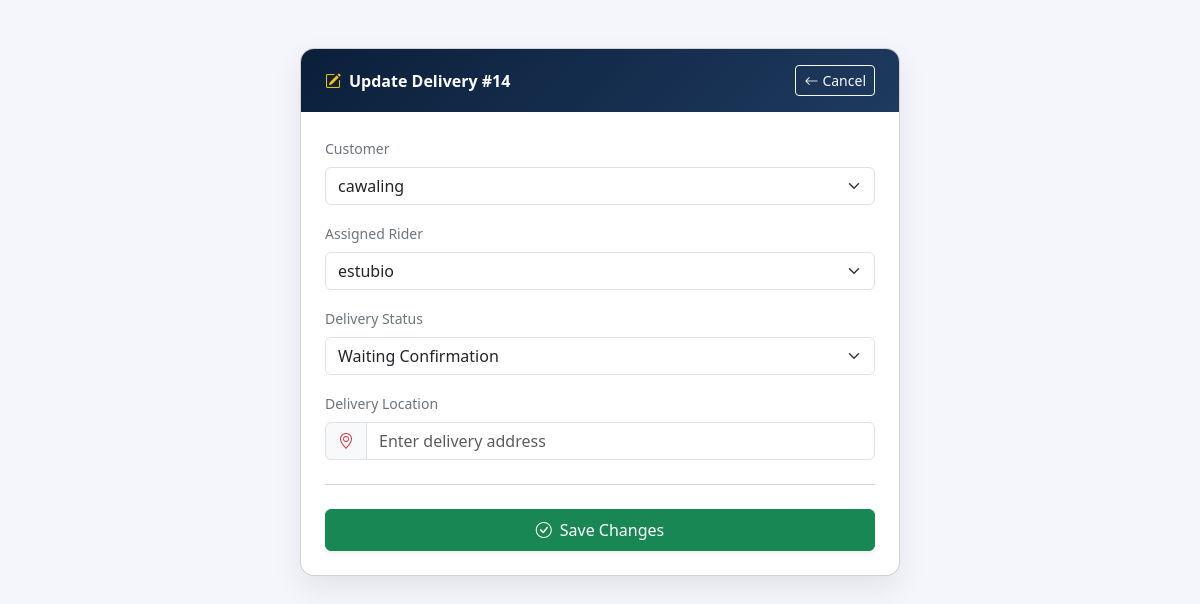
Page /delivery/update/14/ (signed in) on the committed database.
### core/models.py (models this page shows, shortened)
class Delivery(models.Model):
    STATUS_CHOICES = [
        ('Pending', 'Pending'),
        ('In Transit', 'In Transit'),
        ('Delivered', 'Delivered'),
        ('Failed', 'Failed'),
        ('Waiting Confirmation', 'Waiting Confirmation'),
    ]
    customer = models.ForeignKey(
        CustomUser,
        on_delete=models.CASCADE,
        related_name='customer_deliveries'
    )
    rider = models.ForeignKey(
        CustomUser,
        on_delete=models.SET_NULL,
        null=True,
        blank=True,
        related_name='rider_deliveries'
    )
    address = models.TextField()
    status = models.CharField(
        max_length=20,
        choices=STATUS_CHOICES,
        default='Pending'
    )
    confirmation_status = models.CharField(
        max_length=30,
        default='Pending'
    )
    latitude = models.FloatField(null=True, blank=True)
    longitude = models.FloatField(null=True, blank=True)
    expected_latitude = models.FloatField(null=True, blank=True)
    expected_longitude = models.FloatField(null=True, blank=True)
    alert_triggered = models.BooleanField(default=False)
    created_at = models.DateTimeField(auto_now_add=True)
    last_updated = models.DateTimeField(auto_now=True)
    customer_confirmed = models.BooleanField(default=False)
    rider_requested_confirmation = models.BooleanField(default=False)
    proof_image = models.ImageField(
        upload_to='proof/',
        null=True,
        blank=True
    )
    signature = models.ImageField(
        upload_to='signatures/',
        null=True,
        blank=True
    )

class CustomUser(AbstractUser):
    USER_TYPE_CHOICES = (
        ('admin', 'Admin'),
        ('rider', 'Rider'),
        ('customer', 'Customer'),
    )
    user_type = models.CharField(
        max_length=10,
        choices=USER_TYPE_CHOICES,
        default='customer'
    )
    address = models.TextField(blank=True, null=True)
    contact_number = models.CharField(
        max_length=20,
        blank=True,
        null=True
    )
    profile_picture = models.ImageField(
        upload_to='profiles/',
        null=True,
        blank=True
    )

### core/views.py (the view, shortened to what this page needs)
# urls.py: path('delivery/update/<int:pk>/', views.update_delivery, name='update_delivery'),
@login_required
def update_delivery(request, pk):
    delivery = get_object_or_404(Delivery, id=pk)
    customers = CustomUser.objects.filter(user_type='customer')
    riders = CustomUser.objects.filter(user_type='rider')
    return render(request, 'update_delivery.html', {
        'delivery': delivery,
        'customers': customers,
        'riders': riders
    })

### core/templates/update_delivery.html (shortened to what this page needs)
<!DOCTYPE html>
<html lang="en">
<head>
    <link href="https://cdn.jsdelivr.net/npm/bootstrap@5.3.0/dist/css/bootstrap.min.css" rel="stylesheet">
    <link href="https://cdn.jsdelivr.net/npm/bootstrap-icons/font/bootstrap-icons.css" rel="stylesheet">
</head>
<body>
<div class="container page-wrap py-5">
    <div class="card form-card border-none w-100 mx-auto" style="max-width: 600px;">
        <div class="form-header-title text-white px-4 py-3 d-flex align-items-center justify-content-between">
            <span class="fw-semibold">
                <i class="bi bi-pencil-square me-2 text-warning"></i>Update Delivery #{{ delivery.id }}
            </span>
            <a href="javascript:history.back()" class="btn btn-sm btn-outline-light d-inline-flex align-items-center gap-1 opacity-90 hover-opacity-100 transition-all">
                <i class="bi bi-arrow-left"></i> Cancel
            </a>
        </div>
        <div class="card-body p-4">
            <form method="POST">
                <div class="mb-3">
                    <label for="customer" class="form-label fw-medium text-secondary small">Customer</label>
                    <select name="customer" id="customer" class="form-select text-dark" required>
                        {% for c in customers %}
                            <option value="{{ c.id }}" {% if c.id == delivery.customer.id %}selected{% endif %}>
                                {{ c.username }}
                            </option>
                        {% endfor %}
                    </select>
                </div>
                <div class="mb-3">
                    <label for="rider" class="form-label fw-medium text-secondary small">Assigned Rider</label>
                    <select name="rider" id="rider" class="form-select text-dark">
                        {% for r in riders %}
                            <option value="{{ r.id }}" {% if delivery.rider and r.id == delivery.rider.id %}selected{% endif %}>
                                {{ r.username }}
                            </option>
                        {% endfor %}
                    </select>
                </div>
                <div class="mb-3">
                    <label for="status" class="form-label fw-medium text-secondary small">Delivery Status</label>
                    <select name="status" id="status" class="form-select text-dark" required>
                        <option value="Waiting Confirmation" {% if delivery.status == "Waiting Confirmation" %}selected{% endif %}>Waiting Confirmation</option>
                    </select>
                </div>
                <div class="mb-4">
                    <label for="location" class="form-label fw-medium text-secondary small">Delivery Location</label>
                    <div class="input-group">
                        <span class="input-group-text bg-light text-danger"><i class="bi bi-geo-alt"></i></span>
                        <input type="text" name="location" id="location" class="form-control" value="{{ delivery.location }}" placeholder="Enter delivery address" required>
                    </div>
                </div>
                <hr class="text-muted opacity-25 my-4">
                <div class="d-grid">
                    <button type="submit" class="btn btn-success fw-medium py-2 shadow-sm d-inline-flex align-items-center justify-content-center gap-2">
                        <i class="bi bi-check-circle"></i> Save Changes
                    </button>
                </div>
            </form>
        </div>
    </div>
</div>
</body>
</html>

### core/templates/update_delivery.html (style rules this page uses)
body { background: #f4f6fb; font-family: "Segoe UI", sans-serif; }
.page-wrap { min-height: 100vh; }
.form-card { background: #fff; border-radius: 14px; box-shadow: 0 12px 30px rgba(0,0,0,0.08); overflow: hidden; }
.form-header-title { background: linear-gradient(135deg, #0b1f3a, #1e3a5f); }

### rows in the picture
Delivery: id "14", customer "cawaling", rider "estubio", status "Waiting Confirmation"
